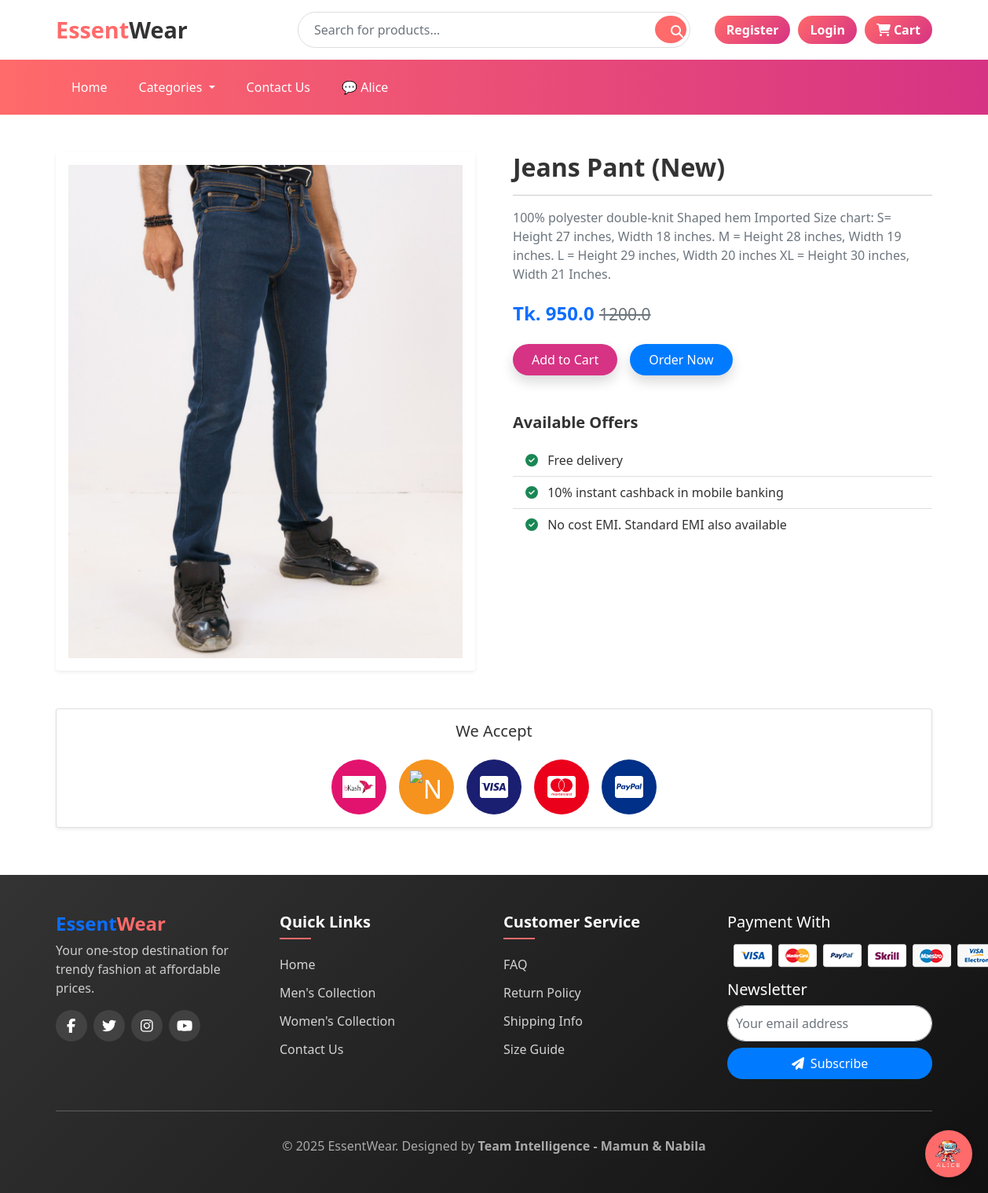
The app's page /product-detail/5 with its own data.
### app/models.py (models this page shows, shortened)
class Product(models.Model):
    title = models.CharField(max_length=100)
    selling_price = models.FloatField()
    discounted_price = models.FloatField()
    description = models.TextField(default='null')
    category = models.CharField(choices=CATEGORY_CHOICES, max_length=2)
    p_image = models.ImageField(upload_to='product_img')
    owner = models.ForeignKey(User, on_delete=models.CASCADE, related_name='products',null=True, blank=True) # Added owner field
    quantity = models.PositiveIntegerField(default=0)  # 🧮 নতুন field

### app/views.py (the view)
# urls.py: path('product-detail/<int:pk>', views.ProductDeatilView.as_view(), name='product-detail'),
class ProductDeatilView(View):
 def get(self, request, pk):
  product = Product.objects.get(pk=pk)
  item_already_in_cart = False
  if request.user.is_authenticated:
    item_already_in_cart = Cart.objects.filter(Q(product=product.id) & Q(user=request.user)).exists()
  return render(request, 'app/product/productdetail.html', {'product': product, 'item_already_in_cart':item_already_in_cart})

### app/templates/app/product/productdetail.html (shortened to what this page needs)
{% extends 'app/base.html' %}
{% load static %}
{% block main-content %}
<div class="container my-5">
  <div class="row g-5">
    <div class="col-md-6 text-center">
      <div class="card shadow-sm border-0">
        <img src="{{ product.p_image.url }}" alt="{{ product.title }}" class="img-fluid rounded-3 p-3">
      </div>
    </div>
    <div class="col-md-6">
      <h2 class="fw-bold">{{ product.title }}</h2>
      <hr>
      <p class="text-muted">{{ product.description }}</p>
      <h4 class="my-4">
        <span class="text-primary fw-bold">Tk. {{ product.discounted_price }}</span>
        {% if product.selling_price > product.discounted_price %}
          <small class="text-muted text-decoration-line-through">{{ product.selling_price }}</small>
        {% endif %}
      </h4>
      <div class="d-flex flex-wrap gap-3 my-4">
        {% if request.user == product.owner %}
          <a href="{% url 'product-edit' product.id %}" class="btn btn-pink shadow px-4 py-2">
            <i class="fas fa-edit me-1"></i> Edit
          </a>
          <form method="POST" action="{% url 'product-delete' product.id %}"
                onsubmit="return confirm('Are you sure you want to delete this product?');"
                class="d-inline">
            {% csrf_token %}
            <button type="submit" class="btn btn-pink shadow px-4 py-2">
              <i class="fas fa-trash-alt me-1"></i> Delete
            </button>
          </form>
        {% else %}
          {% if request.user.is_authenticated %}
            {% if item_already_in_cart %}
              <a href="{% url 'showcart' %}" class="btn btn-pink shadow px-4 py-2">Go to Cart</a>
              <form action="{% url 'checkout' %}" method="POST" class="d-inline">
                {% csrf_token %}
                <input type="hidden" name="prod_id" value="{{ product.id }}">
                <button type="submit" class="btn btn-primary shadow px-4 py-2">Order Now</button>
              </form>
            {% else %}
              <form action="{% url 'add-to-cart' %}" method="POST" class="d-inline">
                {% csrf_token %}
                <input type="hidden" name="prod_id" value="{{ product.id }}">
                <button type="submit" class="btn btn-pink shadow px-4 py-2">Add to Cart</button>
              </form>
              <form action="{% url 'checkout' %}" method="POST" class="d-inline">
                {% csrf_token %}
                <input type="hidden" name="prod_id" value="{{ product.id }}">
                <button type="submit" class="btn btn-primary shadow px-4 py-2">Order Now</button>
              </form>
            {% endif %}
          {% else %}
            <form action="{% url 'add-to-cart' %}?next={% url 'product-detail' pk=product.id %}" method="POST" class="d-inline">
              <button type="submit" class="btn btn-pink shadow px-4 py-2">Add to Cart</button>
            </form>
            <a href="{% url 'checkout' %}" class="btn btn-primary shadow px-4 py-2">Order Now</a>
          {% endif %}
        {% endif %}
      </div>
      <div class="mt-5">
        <h5 class="fw-bold mb-3">Available Offers</h5>
        <ul class="list-group list-group-flush">
          <li class="list-group-item"><i class="fas fa-check-circle text-success me-2"></i> Free delivery</li>
          <li class="list-group-item"><i class="fas fa-check-circle text-success me-2"></i> 10% instant cashback in mobile banking</li>
          <li class="list-group-item"><i class="fas fa-check-circle text-success me-2"></i> No cost EMI. Standard EMI also available</li>
        </ul>
      </div>
    </div>
  </div>
  <div class="row mt-5">
    <div class="col-12">
      <div class="card shadow-sm">
        <div class="card-body text-center">
          <h5 class="mb-4">We Accept</h5>
          <div class="d-flex flex-wrap justify-content-center gap-3">
            <div class="payment-logo bkash">
              <img src="{% static 'app/images/payavail/bk.PNG' %}" alt="bKash">
            </div>
            <div class="payment-logo nagad">
              <img src="{% static 'app/images/payavail/ngd.PNG' %}" alt="Nagad">
            </div>
            <div class="payment-logo visa">
              <i class="fab fa-cc-visa"></i>
            </div>
            <div class="payment-logo mastercard">
              <i class="fab fa-cc-mastercard"></i>
            </div>
            <div class="payment-logo paypal">
              <i class="fab fa-cc-paypal"></i>
            </div>
          </div>
        </div>
      </div>
    </div>
  </div>
</div>
{% endblock main-content %}

### app/templates/app/base.html (style rules this page uses)
:root { --primary-color: #ff6a6a; --secondary-color: #d63384; --dark-color: #333; --light-color: #f9f9f9; }
body { font-family: "Segoe UI", Tahoma, Geneva, Verdana, sans-serif; background-color: #fff; color: #333; }

### app/templates/app/product/productdetail.html (style rules this page uses)
.payment-logo { width: 70px; height: 70px; border-radius: 50%; display: flex; align-items: center; justify-content: center; font-size: 32px; color: white; cursor: pointer; transition: all 0.3s ease; }
.payment-logo img { max-width: 60%; max-height: 60%; object-fit: contain; }
.bkash { background: #E2136E; }
.nagad { background: #F6931E; }
.visa { background: #1A1F71; }
.mastercard { background: #EB001B; }
.paypal { background: #003087; }
.btn-pink { background-color: #d63384; color: #fff; border-radius: 50px; padding: 8px 20px; transition: all 0.3s ease; border: none; }
.btn-primary { background-color: #007bff; color: #fff; border-radius: 50px; padding: 8px 20px; transition: all 0.3s ease; border: none; }

### records on screen
Product: p_image (picture), title "Jeans Pant (New)", description "100% polyester double-knit Shaped hem Imported Size chart: S= Height 27 inches, Width 18 inches. M = Height 28 inches, Width 19 inches. L = Height 29 inches, Width 20 inches XL = Height 30 inches, Width 21 Inches.", discounted_price "950.0", selling_price "1200.0"
